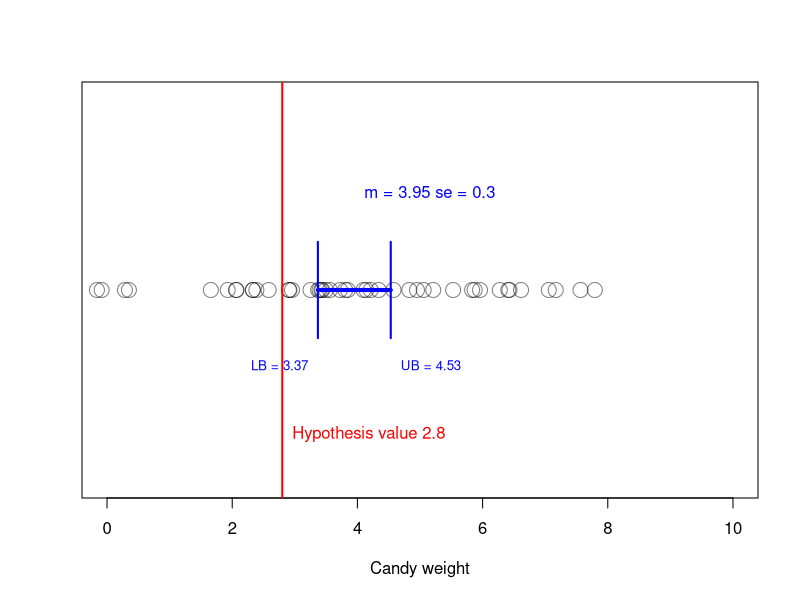
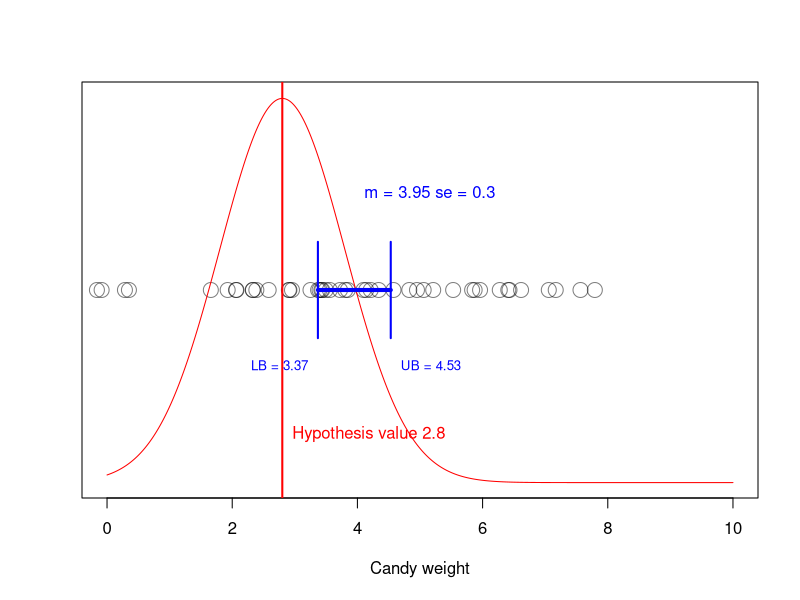
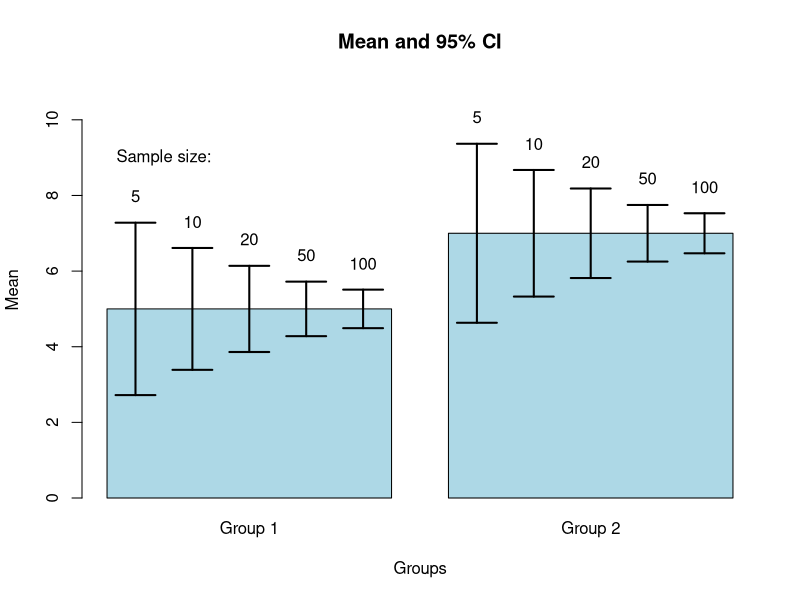
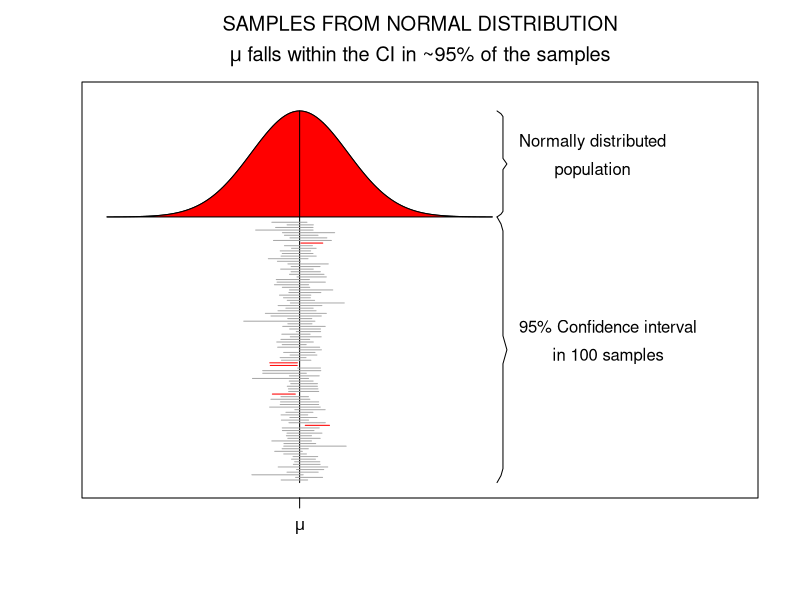

R code for these plots, in order:
## ---- chunk 1
set.seed(1232)

cw   = rnorm(46, 4, 2)
mcw  = mean(cw)
sdcw = sd(cw)
ncw  = length(cw)
se   = sdcw/sqrt(ncw)
lb   = mcw - 1.96 * se
ub   = mcw + 1.96 * se

plot(cw, 0*cw+1, 
     xlim = c(0,10), 
     ylim = c(.8,1.2), 
     ylab = "", 
     xlab = "Candy weight",
     yaxt = "n",
     cex  = 2,
     col  = rgb(0,0,0,.5))

# population value of candy weight is 2.8
abline(v=2.8, col="red", lwd=2)
text(2.8, .85, "Hypothesis value 2.8", col="red", pos=4)

# average and and standard error
text(mcw, 1.1, paste("m =", round(mcw,2), "se =", round(se,2)), pos=4, col="blue")

segments(lb, 1, ub, 1, lwd=4, col="blue")
# lb
segments(lb, 1.05, lb, .95, lwd=2, col="blue")
text(lb, .92, paste("LB =", round(lb,2)), col="blue", pos=2, cex = .8)
# ub
segments(ub, 1.05, ub, .95, lwd=2, col="blue")
text(ub, .92, paste("UB =", round(ub,2)), col="blue", pos=4, cex = .8)
## ---- chunk 2
set.seed(1232)

cw   = rnorm(46, 4, 2)
mcw  = mean(cw)
sdcw = sd(cw)
ncw  = length(cw)
se   = sdcw/sqrt(ncw)
lb   = mcw - 1.96 * se
ub   = mcw + 1.96 * se

plot(cw, 0*cw+1, 
     xlim = c(0,10), 
     ylim = c(.8,1.2), 
     ylab = "", 
     xlab = "Candy weight",
     yaxt = "n",
     cex  = 2,
     col  = rgb(0,0,0,.5))

x.seq <- seq(0,10,.01)
lines(x.seq, dnorm(x.seq, 2.8)+.8, col = "red")

# population value of candy weight is 2.8
abline(v=2.8, col="red", lwd=2)
text(2.8, .85, "Hypothesis value 2.8", col="red", pos=4)

# average and and standard error
text(mcw, 1.1, paste("m =", round(mcw,2), "se =", round(se,2)), pos=4, col="blue")

segments(lb, 1, ub, 1, lwd=4, col="blue")
# lb
segments(lb, 1.05, lb, .95, lwd=2, col="blue")
text(lb, .92, paste("LB =", round(lb,2)), col="blue", pos=2, cex = .8)
# ub
segments(ub, 1.05, ub, .95, lwd=2, col="blue")
text(ub, .92, paste("UB =", round(ub,2)), col="blue", pos=4, cex = .8)



## ---- chunk 3
mean_x1 = 5;
mean_x2 = 7;
  sd_x1 = 2.6;
  sd_x2 = 2.7;
   n_x1 = c(5,10,20,50,100);
   n_x2 = c(5,10,20,50,100);


barplot(c(mean_x1,mean_x2),
        names.arg = c("Group 1","Group 2"),
        col       = "lightblue",
        ylim      = c(0,11),
        ylab      = "Mean",
        xlab      = "Groups",
        main      = "Mean and 95% CI")

text(.4, 9, labels="Sample size:")

for(i in 1:5) {
  
x.1.position = c(.3, .5, .7, .9, 1.1)
x.2.position = c(1.5, 1.7, 1.9, 2.1, 2.3)
  
se_x1 = sd_x1/sqrt(n_x1[i]);
se_x2 = sd_x2/sqrt(n_x2[i]);
  
segments(x.1.position[i],mean_x1-se_x1*1.96,
         x.1.position[i],mean_x1+se_x1*1.96,
         lwd=2)

segments(x.1.position[i]-.07,mean_x1-se_x1*1.96,x.1.position[i]+.07,mean_x1-se_x1*1.96,lwd=2)
segments(x.1.position[i]-.07,mean_x1+se_x1*1.96,x.1.position[i]+.07,mean_x1+se_x1*1.96,lwd=2)

text(x.1.position[i], mean_x1+se_x1*1.96+.7, labels=n_x1[i])

segments(x.2.position[i],mean_x2-se_x2*1.96,
         x.2.position[i],mean_x2+se_x2*1.96,
         lwd=2)

segments(x.2.position[i]-.07,mean_x2-se_x2*1.96,x.2.position[i]+.07,mean_x2-se_x2*1.96,lwd=2)
segments(x.2.position[i]-.07,mean_x2+se_x2*1.96,x.2.position[i]+.07,mean_x2+se_x2*1.96,lwd=2)

text(x.2.position[i], mean_x2+se_x2*1.96+.7, labels=n_x1[i])

}
## ---- chunk 4
set.seed(1548)

x  = seq(-4,4,.05) # sequence x values for normal distribution
hx = dnorm(x)      # calculate y values

title = expression(atop("SAMPLES FROM NORMAL DISTRIBUTION",paste(mu," falls within the CI in ~95% of the samples")))

plot(x,hx+1,type="l",ylim=c(0,1.45),xlim=c(-4,9), yaxt="n", xaxt="n",ylab="",xlab="",main=title, mai=c(3,1,2,1),mar=c(3,1,2,1))

# Add red area
polygon(c(x,rev(x)),c(rep(1,length(x)),hx+1),col="red",lty=1)

# Add mu line
lines(c(0,0),c(0,max(hx)+1))

# Add mu symbol to x axis
axis( 1,at=0,labels=expression(mu), cex=2 )

# Create curly braces for normal distribution 
ybracket = seq(1,max(hx)+1,length=39)
xbracket = rep(4.1,39)*c(c(1,1.02),rep(1.03,16),c(1.04,1.05,1.04),rep(1.03,16),c(1.02,1))

lines(xbracket,ybracket,col="black")

# Create curly braces for samples
ybracket = seq(0,1,length=39)
xbracket = rep(4.1,39)*c(c(1,1.02),rep(1.03,16),c(1.04,1.05,1.04),rep(1.03,16),c(1.02,1))

lines(xbracket,ybracket,col="black")

text = expression(atop("Normally distributed","population"))

text(4.1*1.06,1+(max(hx)/2), text,pos=4)

text = expression(atop("95% Confidence interval","in 100 samples","drawn from the","normal distribution"))

text(4.1*1.06,.5, text,pos=4)

# Add confidence intervals

mu  = 0
sig = 1

mu_in_ci = array() # create empty array

iterations = 100

for(i in 1:iterations) {
	
	n      = round(runif(1,10,60)) # use variable sample sizes between 10 and 60
	sample = rnorm(n,mu,sig)       # sample from normal distribution
	
	sample_mean = mean(sample)
	sample_sd   = sd(sample)
	sample_ci   = sample_sd/sqrt(n)

	sample_ci_upperbound = sample_mean + sample_ci * 1.96
	sample_ci_lowerbound = sample_mean - sample_ci * 1.96
	
	if(sample_ci_lowerbound < mu & sample_ci_upperbound > mu) {
		
		mu_in_ci[i] = 1	
		col = "darkgrey"	
		}
	else {
		mu_in_ci[i] = 0
		col = "red"
		}
    
    # plot CI lines
    lines(c(sample_ci_lowerbound,sample_ci_upperbound),rep((.98/iterations)*i,2),col=col)

	}
	
percentage = (1/iterations)*sum(mu_in_ci)
